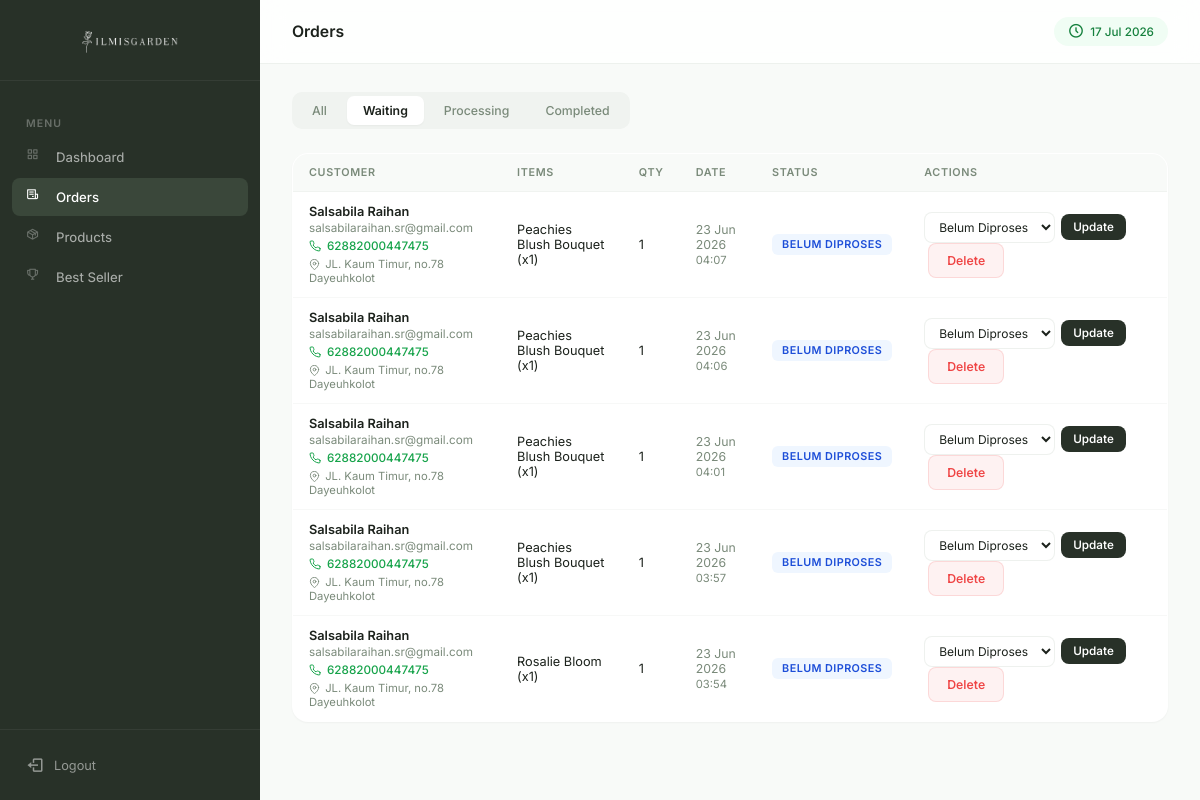
The app's page /notuser/admin_transaction.php?status=belum diproses (signed in) with its own data.
### tables this page shows
CREATE TABLE `transactions` (
  `id_transaction` int(11) NOT NULL,
  `user_id` varchar(10) NOT NULL,
  `total_items` int(11) NOT NULL,
  `subtotal` bigint(20) NOT NULL,
  `status` enum('belum diproses','diproses','selesai') DEFAULT 'belum diproses',
  `created_at` timestamp NOT NULL DEFAULT current_timestamp()
);

CREATE TABLE `users` (
  `id_user` varchar(10) NOT NULL,
  `username` varchar(50) NOT NULL,
  `email` varchar(100) NOT NULL,
  `whatsapp` varchar(20) NOT NULL,
  `password` varchar(255) NOT NULL,
  `date_of_birth` date DEFAULT NULL,
  `created_at` timestamp NOT NULL DEFAULT current_timestamp(),
  `address` text NOT NULL
);

### notuser/admin_transaction.php (the view, shortened to what this page needs)
<?php
require '../conn/db.php';
function formatWA($number) {
    $number = preg_replace('/[^0-9]/', '', $number);
    if (substr($number, 0, 1) === '0') {
        $number = '62' . substr($number, 1);
    }
    return $number;
}
$status_filter = $_GET['status'] ?? 'all';
$sql = "
    SELECT
        t.id_transaction,
        t.total_items,
        t.subtotal,
        t.status,
        t.created_at,
        u.username,
        u.email,
        u.whatsapp,
        u.address,
        GROUP_CONCAT(p.name, ' (x', ti.qty, ')' SEPARATOR ', ') AS items
    FROM transactions t
    LEFT JOIN users u ON t.user_id = u.id_user
    LEFT JOIN transaction_items ti ON t.id_transaction = ti.transaction_id
    LEFT JOIN products p ON ti.product_id = p.id
    GROUP BY t.id_transaction
    ORDER BY t.created_at DESC
";
$transactions = $pdo->query($sql)->fetchAll();
?>
<!DOCTYPE html>
<html lang="id">
<head>
<link rel="stylesheet" href="admin_theme.css?v=<?= time() ?>">
<link href='https://unpkg.com/boxicons@2.1.4/css/boxicons.min.css' rel='stylesheet'>
</head>
<body>
<?php
include 'admin_layout.php';
?>
<div class="tabs">
  <a href="?status=all" class="<?= $status_filter=='all'?'active':'' ?>">All</a>
  <a href="?status=belum diproses" class="<?= $status_filter=='belum diproses'?'active':'' ?>">Waiting</a>
  <a href="?status=diproses" class="<?= $status_filter=='diproses'?'active':'' ?>">Processing</a>
  <a href="?status=selesai" class="<?= $status_filter=='selesai'?'active':'' ?>">Completed</a>
</div>
<table class="transaction-table">
<thead>
<tr>
  <th>Customer</th>
  <th>Items</th>
  <th>Qty</th>
  <th>Date</th>
  <th>Status</th>
  <th>Actions</th>
</tr>
</thead>
<tbody>
<?php
$filtered = array_filter($transactions, function ($t) use ($status_filter) {
    return $status_filter === 'all' || $t['status'] === $status_filter;
});
if (empty($filtered)): ?>
<tr>
  <td colspan="6" class="empty">No orders found</td>
</tr>
<?php else:
foreach ($filtered as $t):
$wa = formatWA($t['whatsapp']);
if ($t['status'] === 'belum diproses') {
    $msg = 'Halo '.$t['username'].', pesanan Anda sudah kami terima.';
} elseif ($t['status'] === 'diproses') {
    $msg = 'Halo '.$t['username'].', pesanan Anda sedang diproses.';
} elseif ($t['status'] === 'selesai') {
    $msg = 'Halo '.$t['username'].', pesanan Anda sudah dikirim.';
} else {
    $msg = 'Halo '.$t['username'];
}
?>
<tr>
<td data-label="Customer">
  <div style="font-weight:600;margin-bottom:2px;"><?= htmlspecialchars($t['username'] ?? 'Guest / Deleted User') ?></div>
  <div style="font-size:0.78rem;color:var(--muted);"><?= htmlspecialchars($t['email'] ?? '-') ?></div>
  <?php if (!empty($wa)): ?>
  <a href="https://wa.me/<?= $wa ?>?text=<?= urlencode($msg) ?>"
     target="_blank"
     style="display:inline-flex;align-items:center;gap:4px;font-size:0.78rem;color:#16a34a;font-weight:500;margin-top:4px;">
     <?= htmlspecialchars($wa) ?>
  </a>
  <?php else: ?>
  <span style="font-size:0.78rem;color:var(--muted);">No Phone</span>
  <?php endif; ?>
  <div style="font-size:0.75rem;color:var(--muted);margin-top:2px;">
    <?= htmlspecialchars($t['address'] ?? '-') ?>
  </div>
</td>
<td data-label="Items" style="max-width:220px;"><?= htmlspecialchars($t['items'] ?? 'No Items') ?></td>
<td data-label="Qty"><?= (int)$t['total_items'] ?></td>
<td data-label="Date">
  <span style="font-size:0.82rem;color:var(--muted);">
    <?= date('d M Y', strtotime($t['created_at'])) ?>
    <br><span style="font-size:0.75rem;"><?= date('H:i', strtotime($t['created_at'])) ?></span>
  </span>
</td>
<td data-label="Status">
  <span class="status <?= $t['status'] ?>">
    <?= ucfirst($t['status']) ?>
  </span>
</td>
<td data-label="Actions">
  <form method="POST" class="status-form" style="display:inline-flex;">
    <select name="status">
      <option value="belum diproses" <?= $t['status']=='belum diproses'?'selected':'' ?>>Belum Diproses</option>
    </select>
    <button type="submit" name="update_status">Update</button>
  </form>
  <form method="POST" style="display:inline-flex;margin-left:4px;"
        onsubmit="return confirm('Yakin ingin menghapus transaksi ini?')">
    <button type="submit" name="delete_transaction" class="delete-btn">Delete</button>
  </form>
</td>
</tr>
<?php endforeach; endif; ?>
</tbody>
</table>
<?php include 'admin_layout_end.php'; ?>

### notuser/admin_theme.css (style rules this page uses)
:root { --forest: #283128; --forest-soft: #2f3d2f; --sage: #708871; --sage-dark: #4a5c4b; --sage-light: #a8bba9; --sage-wash: rgba(112, 136, 113, 0.08); --cream: #f8faf8; --cream-warm: #f4f6f4; --charcoal: #1c221c; --muted: #7a8a7a; --white: #ffffff; --info: #3b82f6; --info-bg: #eff6ff; --success: #22c55e; --success-bg: #f0fdf4; --warning: #f59e0b; --warning-bg: #fffbeb; --danger: #ef4444; --danger-bg: #fef2f2; --surface: #ffffff; --surface-dim: #f0f3f0; --border: rgba(112, 136, 113, 0.12); --border-light: rgba(112, 136, 113, 0.06); --shadow-xs: 0 1px 2px rgba(28, 34, 28, 0.04); --shadow-sm: 0 1px 3px rgba(28, 34, 28, 0.06), 0 1px 2px rgba(28, 34, 28, 0.04); --shadow-md: 0 4px 6px -1px rgba(28, 34, 28, 0.06), 0 2px 4px -1px rgba(28, 34, 28, 0.04); --shadow-lg: 0 10px 15px -3px rgba(28, 34, 28, 0.06), 0 4px 6px -2px rgba(28, 34, 28, 0.04); --font: "Inter", "DM Sans", -apple-system, BlinkMacSystemFont, sans-serif; --sidebar-w: 260px; --topbar-h: 64px; --radius: 10px; --radius-lg: 16px; --ease: cubic-bezier(0.4, 0, 0.2, 1); }
*, *::before, *::after { box-sizing: border-box; margin: 0; padding: 0; }
html { font-size: 15px; -webkit-font-smoothing: antialiased; -moz-osx-font-smoothing: grayscale; }
body { font-family: var(--font); background: var(--cream); color: var(--charcoal); height: auto !important; min-height: 100vh; overflow-x: hidden; }
a { text-decoration: none; color: inherit; }
.tabs { display: inline-flex; gap: 4px; background: var(--surface-dim); padding: 4px; border-radius: var(--radius); margin-bottom: 24px; flex-wrap: wrap; }
.tabs a { font-size: 0.82rem; font-weight: 500; color: var(--muted); padding: 7px 16px; border-radius: 7px; transition: all 0.2s var(--ease); white-space: nowrap; text-decoration: none; }
.tabs a.active { background: var(--surface); color: var(--charcoal); font-weight: 600; box-shadow: var(--shadow-xs); }
.transaction-table { width: 100%; border-collapse: collapse; border-spacing: 0; background: var(--surface); border-radius: var(--radius-lg); overflow: hidden; border: 1px solid var(--border); box-shadow: var(--shadow-xs); }
.transaction-table th, .transaction-table td { padding: 12px 16px; font-size: 0.85rem; text-align: left; border-bottom: 1px solid var(--border-light); }
.transaction-table th { background: var(--cream); color: var(--muted); font-weight: 600; text-transform: uppercase; font-size: 0.72rem; letter-spacing: 0.06em; }
.transaction-table tr:last-child td { border-bottom: none; }
.transaction-table tbody tr { transition: background 0.15s; }
.status { display: inline-flex; align-items: center; padding: 4px 10px; border-radius: 6px; font-size: 0.72rem; font-weight: 600; text-transform: uppercase; letter-spacing: 0.04em; white-space: nowrap; }
.status.diproses { background: var(--info-bg); color: #1d4ed8; }
input, select, textarea { font-family: var(--font); background: var(--surface); border: 1px solid var(--border); border-radius: 8px; padding: 9px 12px; font-size: 0.88rem; color: var(--charcoal); transition: border-color 0.2s, box-shadow 0.2s; outline: none; width: 100%; }
button, .btn, input[type="submit"] { font-family: var(--font); display: inline-flex; align-items: center; justify-content: center; gap: 6px; padding: 9px 18px; border-radius: 8px; font-size: 0.82rem; font-weight: 550; cursor: pointer; transition: all 0.2s var(--ease); border: none; background: var(--forest); color: var(--white); white-space: nowrap; }
.delete-btn, .btn-danger { background: var(--danger-bg) !important; color: var(--danger) !important; border: 1px solid rgba(239,68,68,0.15) !important; }
.status-form { display: inline-flex; gap: 6px; align-items: center; }
.status-form select { width: auto; padding: 6px 10px; font-size: 0.8rem; }
.status-form button { padding: 6px 12px; font-size: 0.78rem; }

### records on screen
transactions: user.username "Salsabila Raihan", user.email "salsabilaraihan.sr@gmail.com", user.whatsapp "62882000447475", user.address "JL. Kaum Timur, no.78 Dayeuhkolot", items "Peachies Blush Bouquet (x1)", total_items "1", created_at "23 Jun 2026", created_at "04:07", status "BELUM DIPROSES", status "Belum Diproses"
transactions: user.username "Salsabila Raihan", user.email "salsabilaraihan.sr@gmail.com", user.whatsapp "62882000447475", user.address "JL. Kaum Timur, no.78 Dayeuhkolot", items "Peachies Blush Bouquet (x1)", total_items "1", created_at "23 Jun 2026", created_at "04:06", status "BELUM DIPROSES", status "Belum Diproses"
transactions: user.username "Salsabila Raihan", user.email "salsabilaraihan.sr@gmail.com", user.whatsapp "62882000447475", user.address "JL. Kaum Timur, no.78 Dayeuhkolot", items "Peachies Blush Bouquet (x1)", total_items "1", created_at "23 Jun 2026", created_at "04:01", status "BELUM DIPROSES", status "Belum Diproses"
transactions: user.username "Salsabila Raihan", user.email "salsabilaraihan.sr@gmail.com", user.whatsapp "62882000447475", user.address "JL. Kaum Timur, no.78 Dayeuhkolot", items "Peachies Blush Bouquet (x1)", total_items "1", created_at "23 Jun 2026", created_at "03:57", status "BELUM DIPROSES", status "Belum Diproses"
transactions: user.username "Salsabila Raihan", user.email "salsabilaraihan.sr@gmail.com", user.whatsapp "62882000447475", user.address "JL. Kaum Timur, no.78 Dayeuhkolot", items "Rosalie Bloom (x1)", total_items "1", created_at "23 Jun 2026", created_at "03:54", status "BELUM DIPROSES", status "Belum Diproses"

### other values on screen
$page_title "Orders"
